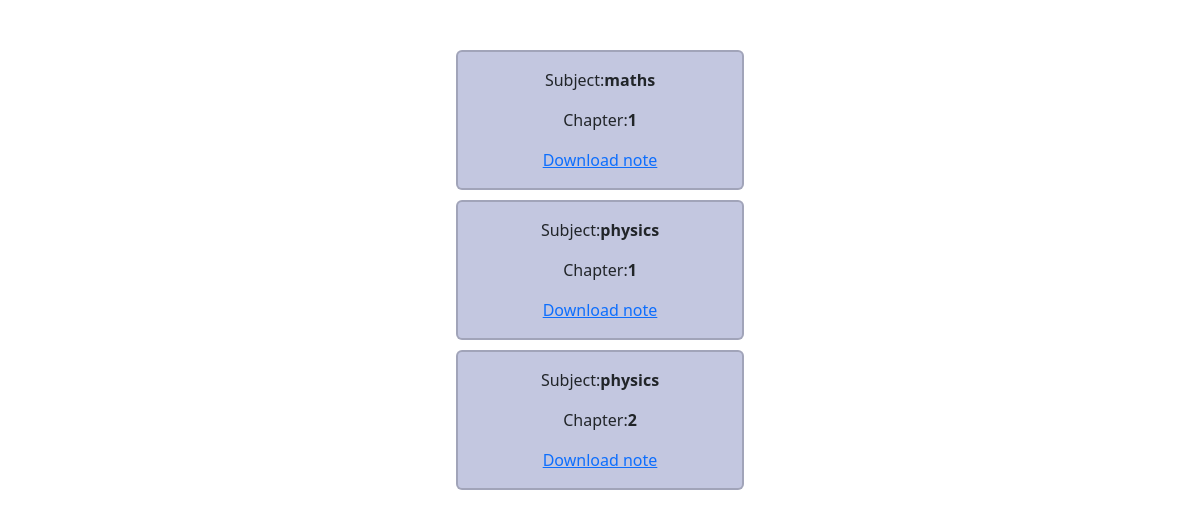
Screenshot of /note/1 with the database file from the repository.
### smsapp/models.py (models this page shows)
class pnotesmodel(models.Model):
    cla=models.CharField(max_length=20)
    su=models.CharField(max_length=20)
    cno=models.CharField(max_length=20)
    nt=models.ImageField(upload_to="smsapp/static")

### smsapp/views.py (the view)
# urls.py: path('note/<int:id>',note),
def note(request,id):
    obj=regmodel.objects.get(id=id)
    cls=obj.cl
    a=pnotesmodel.objects.filter(cla=cls)
    return render(request,'note.html',{'a':a})

### smsapp/templates/note.html (shortened to what this page needs)
<!DOCTYPE html>
<html lang="en">
<head>
    <link href="https://cdn.jsdelivr.net/npm/bootstrap@5.3.0/dist/css/bootstrap.min.css" rel="stylesheet">
      {% load static %}
</head>
<body style="padding-top: 50px;" >
    {% for i in a %}
    <div class="card" style="width: 18rem;margin:0 auto;margin-bottom: 10px;text-align: center;background-color: rgb(195, 199, 224);border-width: 2px;">
        <div class="card-body">
          <p>Subject:<b>{{i.su}}</b></p>
          <p>Chapter:<b>{{i.cno}}</b></p>
          <a href="{% static i.nt %}" download>Download note</a><br>
        </div>
    </div>
    {% endfor %}
</body>
</html>

### smsapp/templates/note.html (style rules this page uses)
body { background-image:url(https://wallpapercave.com/wp/wp2561064.jpg) ; background-repeat: no-repeat; background-size:cover; position: relative; }

### rows the page displays
pnotesmodel: su "maths", cno "1"
pnotesmodel: su "physics", cno "1"
pnotesmodel: su "physics", cno "2"
